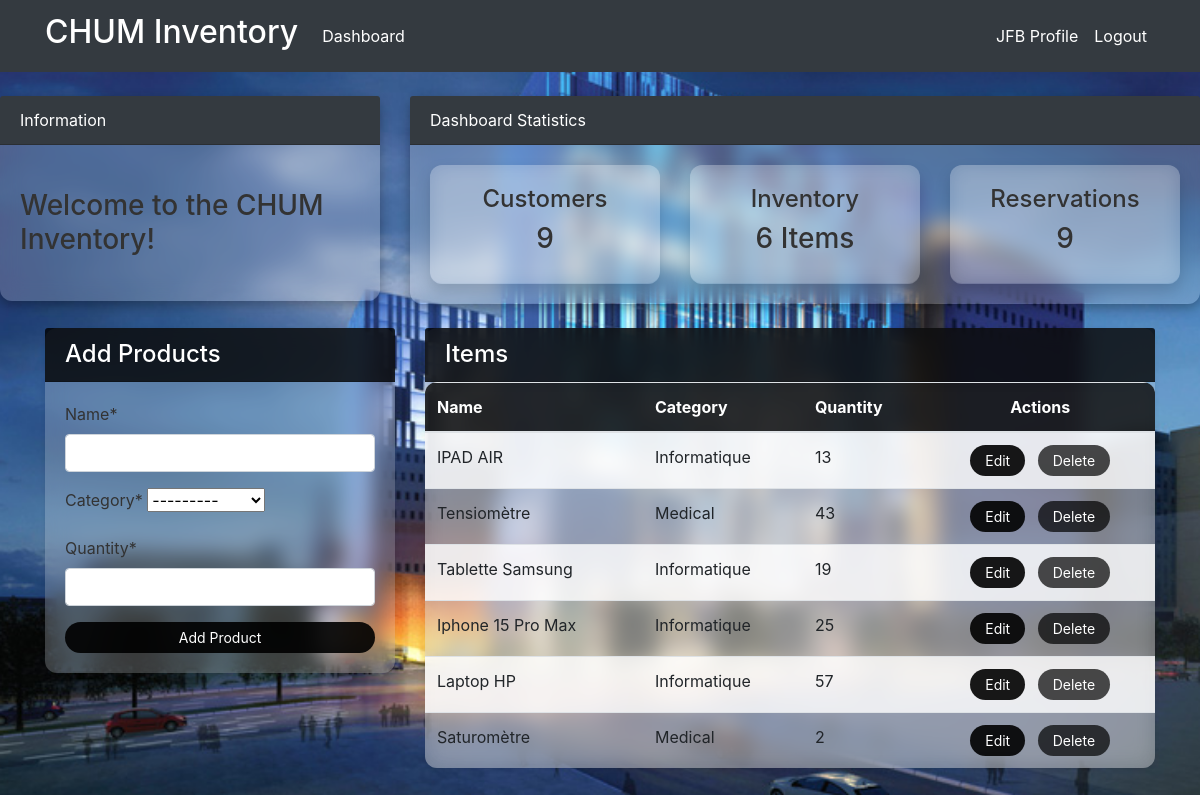
Page /product/ (signed in) on the earlier database version.
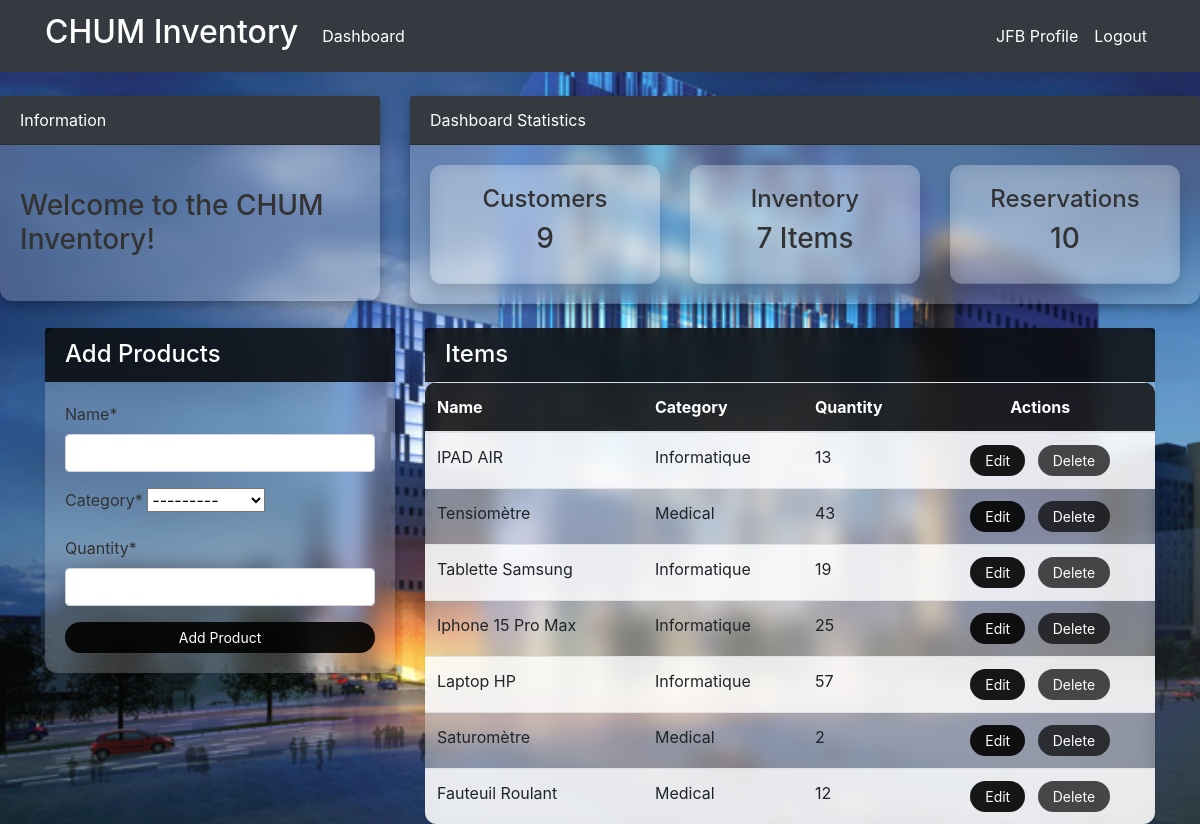
Same page on the later database version.
### dashboard/models.py (models this page shows, shortened)
class Product(models.Model):
    name = models.CharField(max_length=100, null=True)
    category = models.CharField(max_length=20, choices=CATEGORY, null=True)
    quantity = models.PositiveIntegerField(null=True)
    class Meta:
        verbose_name_plural = "CHUM Inventory"

### dashboard/views.py (the view)
# urls.py: path('product/', views.product, name='dashboard-product'),
@login_required
def product(request):
    items = Product.objects.all() # Using ORM
    customer_count = User.objects.all().count()
    order_count = Order.objects.all().count()
    product_count = Product.objects.all().count()
    if request.method == 'POST':
        form = ProductForm(request.POST)
        if form.is_valid():
            form.save()
            return redirect('dashboard-product')
    else:
        form = ProductForm()
    context = {
        'items':items,
        'form': form,
        'customer_count': customer_count,
        'order_count': order_count,
        'product_count': product_count,
    }
    return render(request, 'dashboard/product.html', context)

### dashboard/forms.py
class ProductForm(forms.ModelForm):
    class Meta:
        model = Product
        fields = '__all__'

### templates/dashboard/product.html (shortened to what this page needs)
{% extends 'partials/base.html' %}
{% load crispy_forms_tags %}
{% block content %}
{% include 'partials/topnav.html' %}
<div class="container mt-4">
    <div class="row">
        <div class="col-md-4">
            <div class="card shadow-sm">
                <div class="card-header">
                    <h4 class="mb-0">Add Products</h4>
                </div>
                <div class="card-body">
                    <form method="POST" onsubmit="handleFormSubmit(event)">
                        {{ form|crispy }}
                        <button class="btn btn-success btn-block" type="submit">Add Product</button>
                    </form>
                </div>
            </div>
        </div>
        <div class="col-md-8">
            <div class="card shadow-sm border-0">
                <div class="card-header d-flex justify-content-between align-items-center">
                    <h4 class="mb-0">Items</h4>
                </div>
                <div class="card-body p-0">
                    <div class="table-responsive">
                        <table class="table table-hover table-striped mb-0">
                            <thead>
                                <tr>
                                    <th scope="col">Name</th>
                                    <th scope="col">Category</th>
                                    <th scope="col">Quantity</th>
                                    <th scope="col" class="text-center">Actions</th>
                                </tr>
                            </thead>
                            <tbody>
                                {% for item in items %}
                                <tr>
                                    <td>{{ item.name }}</td>
                                    <td>{{ item.category }}</td>
                                    <td>{{ item.quantity }}</td>
                                    <td class="text-center">
                                        <a class="btn btn-success btn-sm mx-1" href="{% url 'dashboard-product-update' item.id %}">Edit</a>
                                        <a class="btn btn-danger btn-sm mx-1" href="{% url 'dashboard-product-delete' item.id %}">Delete</a>
                                    </td>
                                </tr>
                                {% endfor %}
                            </tbody>
                        </table>
                    </div>
                </div>
            </div>
        </div>
    </div>
</div>
{% endblock %}

Differences in the rows shown:
added Product: name "Fauteuil Roulant", category "Medical", quantity "12"
Other differences:
{{ product_count }}: "6" → "7"
{{ order_count }}: "9" → "10"
